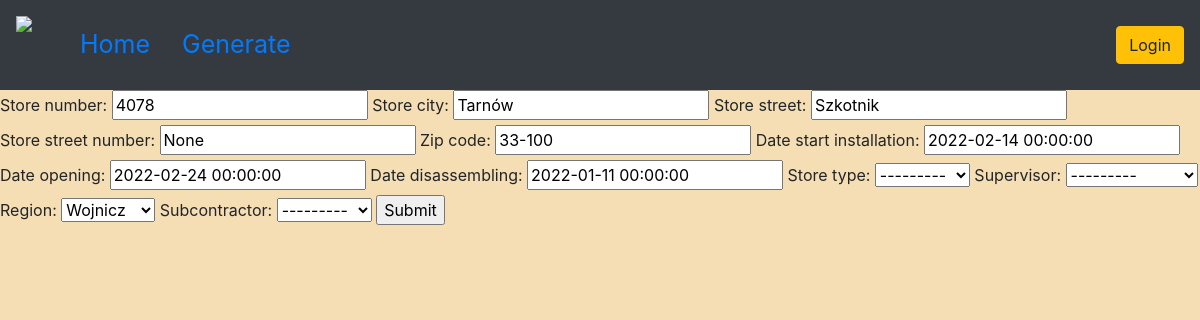
Page /update_store/5/ on the committed database.
### schedule/models.py (models this page shows, shortened)
class Store(Model):
    REGION = (
        ('T', 'Wojnicz'),
        ('LUB', 'Lubartów')
    )
    store_number = CharField(max_length=4, null=False)
    store_city = CharField(max_length=30)
    store_street = CharField(max_length=30)
    store_street_number = CharField(max_length=30)
    zip_code = CharField(max_length=6)
    date_start_installation = DateTimeField(null=True, blank=True)
    date_opening = DateTimeField(null=True, blank=True)
    date_disassembling = DateTimeField(null=True, blank=True)
    date_of_adding = DateTimeField(auto_now_add=True, null=True)
    store_type = ForeignKey(StoreType, null=True, blank=True,
                            on_delete=SET_NULL)
    supervisor = ForeignKey(Supervisor, null=True, blank=True,
                            on_delete=SET_NULL)
    region = CharField(max_length=30, choices=REGION, null=True)
    subcontractor = ForeignKey(Subcontractor, null=True, blank=True,
                               on_delete=SET_NULL)
    class Meta:
        app_label = "schedule"
    "Jak zrobić aby w zależności od tego czy jest typ nowy, date disassemblin się nie pojawiała"

### schedule/views.py (the view)
# urls.py: path('update_store/<str:pk>/', views.updateStore, name='update_store'),
def updateStore(request, pk):
    store = Store.objects.get(id=pk)
    form = StoreForm(instance=store)
    if request.method == 'POST':
        form = StoreForm(request.POST, instance=store)
        if form.is_valid():
            form.save()
            return redirect('/')
    context = {'form': form}
    return render(request, 'schedule/crud.html', context)

### schedule/forms.py
class StoreForm(ModelForm):
    class Meta:
        model = Store
        fields = '__all__'

### schedule/models.py (called while the page is built)
    def __str__(self):
        return self.condition

    def __str__(self):
        return f"{self.first_name} {self.last_name}"

    def __str__(self):
        return self.name

### schedule/templates/schedule/crud.html (shortened to what this page needs)
{% extends 'schedule/main.html' %}
{% load static %}
{% block content %}
<form action="" method="POST">
    {{form}}
    <input type="submit" name="Submit">
</form>
{% endblock %}

### static/css/main.css (style rules this page uses)
body { background-color: wheat; }

### rows in the picture
Store: store_number "4078", store_city "Tarnów", store_street "Szkotnik", store_street_number "None", zip_code "33-100", date_start_installation "2022-02-14 00:00:00", date_opening "2022-02-24 00:00:00", date_disassembling "2022-01-11 00:00:00", store_type "---------", supervisor "---------", region "Wojnicz", subcontractor "---------"
